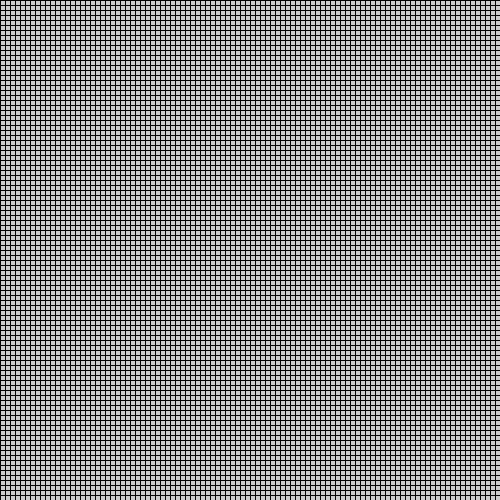
Frame 1 (no input)
Frame 60 (the mouse pressed at the canvas centre just before this capture): identical to frame 1, image omitted
Frame 120 (the mouse held since frame 60 and released just before this capture): identical to frame 1, image omitted

The Processing sketch that drew this single still picture (run headless with seeded random() and noise(); from frame 60 on, the mouse is pressed at the canvas centre):

// Processing sketch: array_2d_printing
// ── array_2d_printing.pde

    int size = 5;

void setup() {
    frameRate(5);
    size(500,500);
    surface.setResizable(true);
    noSmooth();
 
}

void draw() {
    int cols = width;
    int rows = height;
    fill(200);

    float[][] numbers = new float[cols][rows];
    int pixels = 0;
    for (int i = 0; i < rows; i++) {
        for (int j = 0; j < cols; j++) {
            
            rect(i * size, j * size, size, size);
            pixels++;   
        }
    }
    println("squares loaded = " + pixels/(size*size) + " | square root = " + sqrt(pixels/(size*size))); 
}
